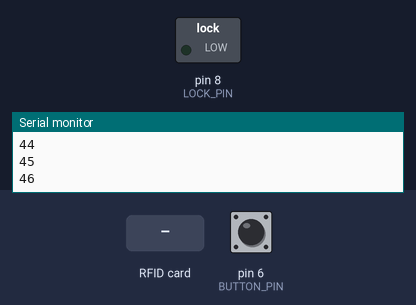
Simulated run of this sketch. Board: Arduino Uno, built with avr-gcc and run on an emulated ATmega328P. Shown: switched loads named in the sketch (green lamp = pin HIGH), the last lines printed to the serial monitor. The test bench sets the inputs (shaded band); at power-on: pin 6 (BUTTON_PIN) LOW. Pins used as bus, display or sensor lines are not drawn.

Above: at 3.8 s.
3.9 s: pin 6 (BUTTON_PIN) pulled HIGH for 0.15 s
At 5.1 s:
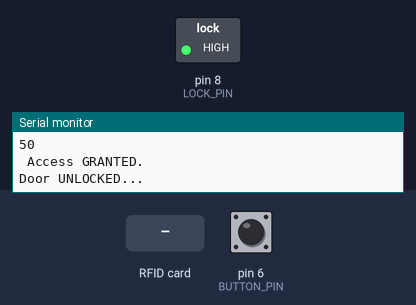
7.0 s: RFID card 80 F9 8C 75 held to the reader
At 15.6 s:
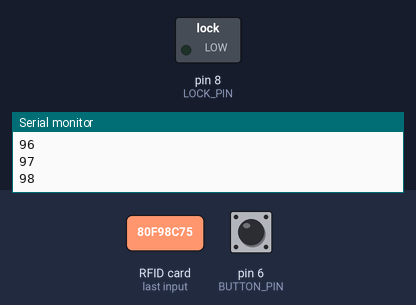
15.9 s: RFID card 01 02 03 04 held to the reader
At 16.7 s:
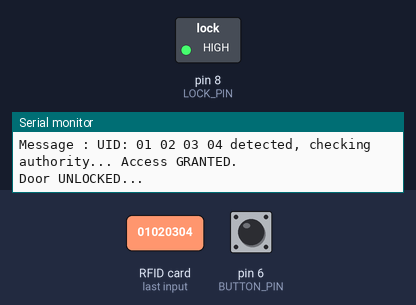
Timing chart, 0 to 21.4 s (numbered marks = the images above; inputs shaded):
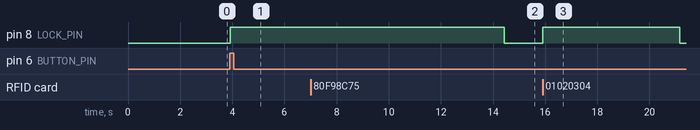

Measured:
- after the input at 3.9 s, pin 8 (LOCK_PIN): LOW → HIGH at once
- after the input at 7.0 s, pin 8 (LOCK_PIN): HIGH → LOW after 7.4 s instead of 2.2 s
- after the input at 15.9 s, pin 8 (LOCK_PIN): LOW → HIGH at once, → LOW 5.3 s later

The sketch:

LOCK__0.2.ino
```cpp
#include <SPI.h>
#include <MFRC522.h>
#include <SoftwareSerial.h>

#define TX_PIN 3
#define RX_PIN 2

#define SS_PIN 10
#define RST_PIN 9

#define SUCCESS_PIN 3
#define LOCK_PIN 8
#define BUTTON_PIN 6

const int MAX_UIDS = 10;
String uids[MAX_UIDS] = {"80 F9 8C 75","01 02 03 04","","","","","","","",""};


SoftwareSerial serialESP(RX_PIN, TX_PIN);
MFRC522 mfrc522(SS_PIN, RST_PIN);


bool high = false;
String pin5State = "LOW";


//Variables for reading serial data
const byte numChars = 32;
char receivedCharsSerial[numChars];
boolean newDataFromSerial = false;
char receivedCharsESP[numChars];
boolean newDataFromESP = false;
boolean newDataForESP = false;


void setup() {

  Serial.begin(115200);
  Serial.println("Restarting...");


  pinMode(RX_PIN, INPUT);
  pinMode(TX_PIN, OUTPUT);


  pinMode(LOCK_PIN,OUTPUT);
  pinMode(BUTTON_PIN, INPUT);
  digitalWrite(LOCK_PIN, LOW);
  pinMode(SUCCESS_PIN, OUTPUT);
  digitalWrite(SUCCESS_PIN,LOW);

  SPI.begin();
  mfrc522.PCD_Init();
  Serial.println("Recognised UIDs are...");
  for(int i = 0; i < MAX_UIDS; i++){
    Serial.print(i); Serial.print(": "); Serial.print(uids[i]); Serial.print("\n");
  }
  Serial.println("Swipe card...\n");

  Serial.println("Initializing Wifi Module...");
  serialESP.begin(9600);
  Serial.println("AT Commands Are");
  Serial.println("AT - Test AT startup");
  Serial.println("AT+RST - Restart module");
  Serial.println("AT+GMR - View version info");
  Serial.println("AT+GSLP - Enter deep-sleep mode");
  Serial.println("ATE - Enable / Disable echo");
  Serial.println("AT+CWMODE - WIFI mode（station, AP, station + AP）");
  Serial.println("AT+CWJAP - Connect to AP");
  Serial.println("AT+CWLAP - Lists available APs");
  Serial.println("AT+CIFSR - Get IP Address");
  Serial.println("AT+CIPAP=\"192.168.5.1\" - set ip address");
  Serial.println("AT+CIPSTATUS- Information about connection");
  Serial.println("AT+CIPSTART - Establish TCP connection or register UDP port and start a connection");
  Serial.println("AT+CIPSEND - Send data");
  Serial.println("AT+CIPCLOSE - Close TCP or UDP connection");
  Serial.println("AT+CIPMUX - Enable multiple connections or not");
  Serial.println("AT+CIPSERVER - Configure as server");
  Serial.println("AT+CIPMODE - Set transfer mode");
  Serial.println("AT+CIPSTO - Set server timeout");
  Serial.println("AT+CIUPDATE - update through network\n!!! Don’t run this unless you know what you’re doing !!!\n!!! It will likely brick your device !!!");
  Serial.println("+IPD - Receive network data");

  delay(2500);
//  serialESP.write("AT\n\r");
//  getWebSite();
//
}


int h = 0;
void loop() {


  //Read serial from Serial Port
  serialRX();
  newSerialData();

  //Access button to open door from inside
  if(digitalRead(BUTTON_PIN)){
      accessGranted(true);
   }

   Serial.println(h++);
//MFRC Reader Module
  if( ! mfrc522.PICC_IsNewCardPresent()){
    return;
  }
  if( ! mfrc522.PICC_ReadCardSerial()){
    return;
  }

  Serial.print("UID tag: ");
  String content = "";
  byte letter;
  for(byte i = 0; i < mfrc522.uid.size; i++){
     Serial.print(mfrc522.uid.uidByte[i] < 0x10 ? " 0" : " ");
     Serial.print(mfrc522.uid.uidByte[i], HEX);
     content.concat(String(mfrc522.uid.uidByte[i] < 0x10 ? " 0" : " "));
     content.concat(String(mfrc522.uid.uidByte[i], HEX));
  }
  Serial.println();
  Serial.print("Message : ");
  content.toUpperCase();
  String uid = content.substring(1);
  bool uidRecognised = findUidInArray(uid);
  accessGranted(uidRecognised);


}

void accessGranted(bool granted){
  if(granted){
    Serial.print(" Access GRANTED.\n");
    digitalWrite(LOCK_PIN, HIGH);
    Serial.println("Door UNLOCKED...");
    digitalWrite(SUCCESS_PIN,HIGH);
    delay(50);
    digitalWrite(SUCCESS_PIN,LOW);
    delay(50);
    digitalWrite(SUCCESS_PIN,HIGH);
    delay(50);
    digitalWrite(SUCCESS_PIN,LOW);
    delay(5000);
    digitalWrite(SUCCESS_PIN,HIGH);
    delay(100);
    digitalWrite(SUCCESS_PIN,LOW);
    digitalWrite(LOCK_PIN, LOW);
    Serial.println("Door LOCKED.");
    Serial.println();

  } else {

    Serial.print(" Access DENIED.\n");
    digitalWrite(SUCCESS_PIN,HIGH);
    delay(100);
    digitalWrite(SUCCESS_PIN,LOW);
    delay(50);
    digitalWrite(SUCCESS_PIN,HIGH);
    delay(100);
    digitalWrite(SUCCESS_PIN,LOW);
    delay(50);
    digitalWrite(SUCCESS_PIN,HIGH);
    delay(200);
    digitalWrite(SUCCESS_PIN,LOW);
    Serial.println();
  }
}

//char receivedCharsSerial[numChars];
//boolean newDataFromSerial = false;
//char receivedCharsESP[numChars];
//boolean newDataFromESP = false;

void serialRX(){
  static boolean recieveInProgress = false;
  static byte idx = 0;
  char rc;

  while(Serial.available() > 0 && newDataFromSerial == false){
      rc = Serial.read();
      receivedCharsSerial[idx] = rc;
      idx++;
      if(idx >= numChars -1 || rc == '\n'){
        receivedCharsSerial[idx] = '\0';
        newDataFromSerial = true;
        idx = 0;
        if((receivedCharsSerial[0] == 'A' && receivedCharsSerial[1]=='T')||receivedCharsSerial[0] == '+')
          newDataForESP = true;
        if(receivedCharsSerial[0] == 'g' && receivedCharsSerial[1] == 'e' && receivedCharsSerial[2] == 't'){
          getWebSite();
          newDataForESP = true;
        }
      }
  }
  while(serialESP.available()>0 && newDataFromESP == false){
      rc = serialESP.read();
      receivedCharsESP[idx] = rc;
      idx++;

      if(idx >= numChars -1 || rc == '\n'){
        receivedCharsESP[idx] = '\0';
        newDataFromESP = true;
        idx = 0;
      }
  }
}

void newSerialData(){
  if(newDataFromSerial){
    if(newDataForESP){
      serialESP.write(receivedCharsSerial);
      newDataForESP = false;
    }else {
      Serial.write(receivedCharsSerial);
    }
    //serialESP.write(receivedCharsSerial);
    newDataFromSerial = false;
  }
  if(newDataFromESP){
    Serial.write(receivedCharsESP);
    //Serial.write(receivedCharsESP);
    newDataFromESP = false;
  }

}
bool findUidInArray(String uid){
  Serial.print("UID: "+ uid + " detected, checking authority...");
  for(int i = 0; i < MAX_UIDS; i++){
    if(uids[i] == uid)
      return true;
  }
  return false;
}

void getWebSite(){
  serialESP.write("AT+CIPMUX=1\n\r");
  delay(500);
  String cmd = "GET / HTTP/1.1\r\n";
  int len = cmd.length() +4;
  serialESP.write("AT+CIPSTART=1,\"TCP\",\"www.google.co.uk\",80\n\r");
  delay(500);
  String s = "AT+CIPSEND=1,";
  s += len;
  s+="\n\r";
  serialESP.print(s);
  delay(500);
  serialESP.print(cmd);
  delay(500);
  serialESP.write("+IPD,1,len:data\n\r");
}
```
